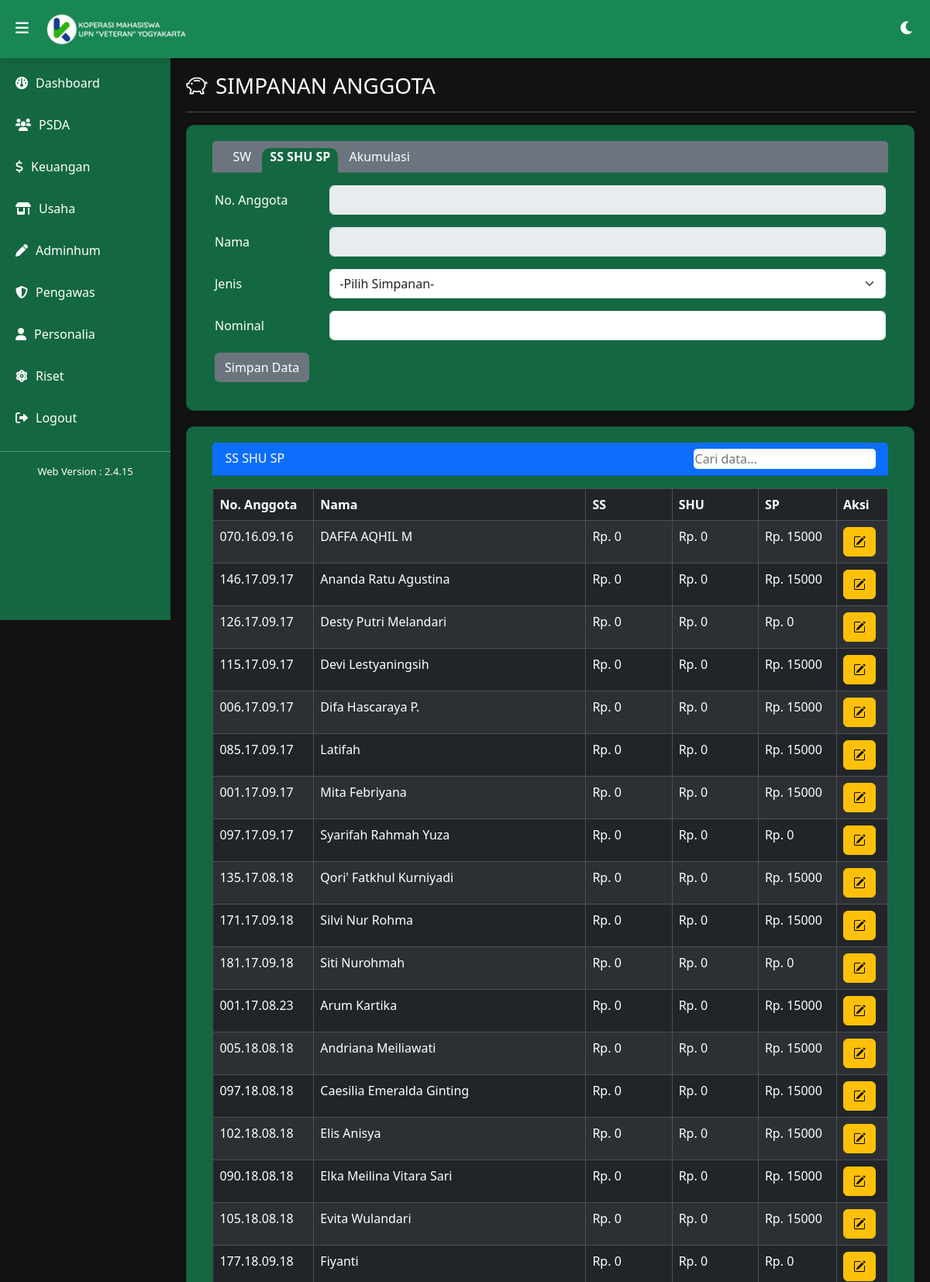
The page /backend/pages/Keuangan/ssshusp.php (signed in, upper part) on the database its author committed.
### tables this page shows
CREATE TABLE `simpanan` (
  `id` int(11) NOT NULL,
  `nama` varchar(50) DEFAULT NULL,
  `no_anggota` varchar(20) DEFAULT NULL,
  `2016` int(11) DEFAULT NULL,
  `2017` int(11) DEFAULT NULL,
  `2018` int(11) DEFAULT NULL,
  `2019` int(11) DEFAULT NULL,
  `2020` int(11) DEFAULT NULL,
  `2021` int(11) DEFAULT NULL,
  `2022` int(11) DEFAULT NULL,
  `2023` int(11) DEFAULT NULL,
  `2024` int(11) DEFAULT NULL,
  `2025` int(11) DEFAULT NULL,
  `2026` int(11) DEFAULT NULL,
  `2027` int(11) DEFAULT NULL,
  `2028` int(11) DEFAULT NULL,
  `2029` int(11) DEFAULT NULL,
  `2030` int(11) DEFAULT NULL,
  `sp` int(11) DEFAULT NULL,
  `ss` int(11) DEFAULT NULL,
  `shu` int(11) DEFAULT NULL,
  `total` bigint(20) DEFAULT NULL
);

### public_html/config/config2.php (called while the page is built, shortened)
<?php
$no_anggota = "";
$nama       = "";
$versi      = "Web Version : 2.4.15";
?><script type="text/javascript">

### public_html/backend/pages/Keuangan/ssshusp.php (the view, shortened to what this page needs)
<?php
include '../../../config/config2.php';
?>
<!DOCTYPE html>
<html lang="en">
<head>
    <link rel="stylesheet" href="https://cdnjs.cloudflare.com/ajax/libs/font-awesome/6.0.0-beta3/css/all.min.css">
    <link href="https://cdn.jsdelivr.net/npm/bootstrap@5.3.3/dist/css/bootstrap.min.css" rel="stylesheet"
>
    <link rel="stylesheet" href="https://cdn.jsdelivr.net/npm/bootstrap-icons@1.11.3/font/bootstrap-icons.min.css">
    <link rel="stylesheet" href="../../assets/style/style.css">
</head>
<body class="dark-mode">
    <nav class="header navbar fixed-top">
        <a class="navbar-brand" href="#">
            <img src="../../assets/images/Logo.png" alt="Logo Kopma" height="45" style="padding-left: 40px;">
        </a>
        <div class="theme-switch" onclick="toggleTheme()">
            <i class="fas fa-moon"></i>
        </div>
        <div class="sidebar-toggle" onclick="toggleSidebar()">
            <i class="fas fa-bars"></i>
        </div>
    </nav>
    <div class="sidebar">
        <a href="../dashboard"><i class="fa-solid fa-gauge"></i> Dashboard</a>
        <div class="menu-item" onclick="toggleSubmenu(this)">
            <a href="#"><i class="fa-solid fa-users"></i> PSDA</a>
        </div>
        <div class="menu-item" onclick="toggleSubmenu(this)">
            <a href="#"><i class="fa-solid fa-dollar-sign"></i> Keuangan</a>
        </div>
        <div class="menu-item" onclick="toggleSubmenu(this)">
            <a href="#"><i class="fa-solid fa-shop"></i> Usaha</a>
        </div>
        <div class="menu-item" onclick="toggleSubmenu(this)">
            <a href="#"><i class="fa-solid fa-pen"></i> Adminhum</a>
        </div>
        <div class="menu-item" onclick="toggleSubmenu(this)">
            <a href="#"><i class="fa-solid fa-shield"></i> Pengawas</a>
        </div>
        <div class="menu-item" onclick="toggleSubmenu(this)">
            <a href="#"><i class="fa-solid fa-user"></i> Personalia</a>
        </div>
        <div class="menu-item" onclick="toggleSubmenu(this)">
            <a href="#"><i class="fa-solid fa-atom"></i> Riset</a>
        </div>
        <a href="../../../config/logout"><i class="fas fa-sign-out-alt"></i> Logout</a>
        <hr>
        <p><?php echo $versi ?></p>
    </div>
    <div class="main-content">
        <div class="pt-4">
            <h3><i class="bi bi-piggy-bank" style="margin-right: 10px;"></i>SIMPANAN ANGGOTA</h3>
            <hr>
            <div class="card mt-3">
                <div class="card-header text-white bg-secondary">
                    <a href="simpanan" class="select2">SW</a>
                    <a href="ssshusp" class="select1">SS SHU SP</a>
                    <a href="total" class="select2">Akumulasi</a>
                </div>
                <div class="card-body" style="width: 100%;">
                    <form action="" method="POST">
                        <div class="mb-3 row">
                            <label for="no-anggota" class="col-sm-2 col-form-label">No. Anggota</label>
                            <div class="col-sm-10">
                                <input type="text" class="form-control" id="no_anggota" name="no_anggota" value="<?php echo $no_anggota ?>" disabled>
                            </div>
                        </div>
                        <div class="mb-3 row">
                            <label for="nama" class="col-sm-2 col-form-label">Nama</label>
                            <div class="col-sm-10">
                                <input type="text" class="form-control" id="nama" name="nama" value="<?php echo $nama ?>" disabled>
                            </div>
                        </div>
                        <div class="mb-3 row">
                            <label for="tahun" class="col-sm-2 col-form-label">Jenis</label>
                            <div class="col-sm-10">
                                <select id="tahun" class="form-select" name="jenis">
                                    <option value="" selected>-Pilih Simpanan-</option>
                                </select>
                            </div>
                        </div>
                        <div class="mb-3 row">
                            <label for="nominal" class="col-sm-2 col-form-label">Nominal</label>
                            <div class="col-sm-10">
                                <input type="number" class="form-control" id="nominal" name="nominal" value="<?php echo $nama ?>">
                            </div>
                        </div>
                        <div class="col-12">
                            <input type="submit" name="sw" value="Simpan Data" class="btn btn-secondary">
                        </div>
                    </form>
                </div>
            </div>
            <div class="card mt-3">
                <div class="card-header text-white bg-primary" style="width: 97%;">
                    SS SHU SP
                    <input type="text" id="searchInput" placeholder="Cari data..." style="float: right; border:none; border-radius:5px;">
                </div>
                <div class="card-body pt-3" style="overflow-y: auto; width:97%; padding:0;">
                    <table id="dataTable" class="table table-dark table-striped table-hover table-bordered">
                        <thead>
                            <tr>
                                <th scope="col">No. Anggota</th>
                                <th scope="col">Nama</th>
                                <th scope="col">SS</th>
                                <th scope="col">SHU</th>
                                <th scope="col">SP</th>
                                <th scope="col">Aksi</th>
                            </tr>
                        </thead>
                        <tbody>
                            <?php
                            $sql2       = "SELECT * FROM simpanan ORDER BY id ASC";
                            $result     = $conn->query($sql2);
                            if ($result->num_rows > 0) :
                                while ($r2 = $result->fetch_assoc()) :
                                    $id         = $r2['id'];
                            ?>
                                    <tr>
                                        <td scope="row"><?php echo htmlspecialchars($r2['no_anggota']) ?></td>
                                        <td scope="row"><?php echo htmlspecialchars($r2['nama']) ?></td>
                                        <td scope="row">Rp. <?php echo htmlspecialchars($r2['ss']) ?></td>
                                        <td scope="row">Rp. <?php echo htmlspecialchars($r2['shu']) ?></td>
                                        <td scope="row">Rp. <?php echo htmlspecialchars($r2['sp']) ?></td>
                                        <td scope="row">
                                            <a href="ssshusp?op=ssshusp&id=<?php echo $id ?>"><button type="button" class="btn btn-warning"><i class="bi bi-pencil-square"></i></button></a>
                                        </td>
                                    </tr>
                                <?php endwhile; ?>
                            <?php else : ?>
                                <tr>
                                    <td colspan="3">No results found</td>
                                </tr>
                            <?php endif; ?>
                        </tbody>
                    </table>
                </div>
            </div>
        </div>
    </div>
</body>
</html>

### public_html/backend/assets/style/style.css (style rules this page uses)
body { font-family: 'Segoe UI', Tahoma, Geneva, Verdana, sans-serif; margin: 0; padding: 0; transition: background-color 0.3s, color 0.3s; }
.header { padding: 10px 20px; box-shadow: 0 4px 8px rgba(0, 0, 0, 0.1); z-index: 2; background-color: #1b5e20; }
.sidebar { padding-top: 80px; width: 220px; height: 100vh; position: fixed; top: 0; left: 0; box-shadow: 2px 0 5px rgba(0, 0, 0, 0.1); transition: transform 0.3s; background-color: #2e7d32; text-align: center; z-index: 1; }
.sidebar a { display: flex; align-items: center; padding: 15px 20px; text-decoration: none; color: #ffffff; transition: background-color 0.3s; }
.sidebar p { padding-bottom: 15px; padding-top: 0px; align-items: center; font-size: small; color: #ffffff; transition: background-color 0.3s; }
.sidebar a i { margin-right: 10px; }
.sidebar .menu-item { cursor: pointer; }
.main-content { margin-top: 50px; margin-left: 220px; padding: 20px; transition: margin-left 0.3s; }
.card { padding: 20px; margin-bottom: 20px; border-radius: 10px; box-shadow: 0 4px 8px rgba(0, 0, 0, 0.1); transition: transform 0.3s; background-color: #ffffff; color: #000000; }
.dark-mode { background-color: #121212; color: #ffffff; }
.dark-mode .header { background-color: #198754; }
.dark-mode .sidebar { background-color: #146841; }
.dark-mode .sidebar a { color: #ffffff; }
.dark-mode .card { background-color: #146841; color: #ffffff; }
.theme-switch, .sidebar-toggle { position: absolute; top: 22px; cursor: pointer; font-size: 1.2em; }
.theme-switch { right: 20px; }
.sidebar-toggle { left: 20px; }
.card { align-items: center; }
.card-header { width: 97%; }
.select1 { border-top-left-radius: 10px; border-top-right-radius: 10px; padding-left: 10px; padding-right: 10px; padding-bottom: 100px; background-color: white; text-decoration: none; font-size: medium; font-weight: bold; color: rgb(48, 48, 48); }
.select2 { text-decoration: none; padding-left: 10px; padding-right: 10px; font-size: medium; color: white; }
.dark-mode .select1 { border-top-left-radius: 10px; border-top-right-radius: 10px; padding-left: 10px; padding-right: 10px; padding-bottom: 100px; background-color: #146841; text-decoration: none; font-size: medium; font-weight: bold; color: white; }
.dark-mode .select2 { text-decoration: none; padding-left: 10px; padding-right: 10px; font-size: medium; color: white; }
.table { width: 100%; }

### rows shown on the page
simpanan: no_anggota "070.16.09.16", nama "DAFFA AQHIL M", ss "0", shu "0", sp "15000"
simpanan: no_anggota "146.17.09.17", nama "Ananda Ratu Agustina", ss "0", shu "0", sp "15000"
simpanan: no_anggota "126.17.09.17", nama "Desty Putri Melandari", ss "0", shu "0", sp "0"
simpanan: no_anggota "115.17.09.17", nama "Devi Lestyaningsih", ss "0", shu "0", sp "15000"
simpanan: no_anggota "006.17.09.17", nama "Difa Hascaraya P.", ss "0", shu "0", sp "15000"
simpanan: no_anggota "085.17.09.17", nama "Latifah", ss "0", shu "0", sp "15000"
simpanan: no_anggota "001.17.09.17", nama "Mita Febriyana", ss "0", shu "0", sp "15000"
simpanan: no_anggota "097.17.09.17", nama "Syarifah Rahmah Yuza", ss "0", shu "0", sp "0"
simpanan: no_anggota "135.17.08.18", nama "Qori' Fatkhul Kurniyadi", ss "0", shu "0", sp "15000"
simpanan: no_anggota "171.17.09.18", nama "Silvi Nur Rohma", ss "0", shu "0", sp "15000"
simpanan: no_anggota "181.17.09.18", nama "Siti Nurohmah", ss "0", shu "0", sp "0"
simpanan: no_anggota "001.17.08.23", nama "Arum Kartika", ss "0", shu "0", sp "15000"
simpanan: no_anggota "005.18.08.18", nama "Andriana Meiliawati", ss "0", shu "0", sp "15000"
simpanan: no_anggota "097.18.08.18", nama "Caesilia Emeralda Ginting", ss "0", shu "0", sp "15000"
simpanan: no_anggota "102.18.08.18", nama "Elis Anisya", ss "0", shu "0", sp "15000"
simpanan: no_anggota "090.18.08.18", nama "Elka Meilina Vitara Sari", ss "0", shu "0", sp "15000"
simpanan: no_anggota "105.18.08.18", nama "Evita Wulandari", ss "0", shu "0", sp "15000"
simpanan: no_anggota "177.18.09.18", nama "Fiyanti", ss "0", shu "0", sp "0"

### other values the page prints
$versi "Web Version : 2.4.15"
